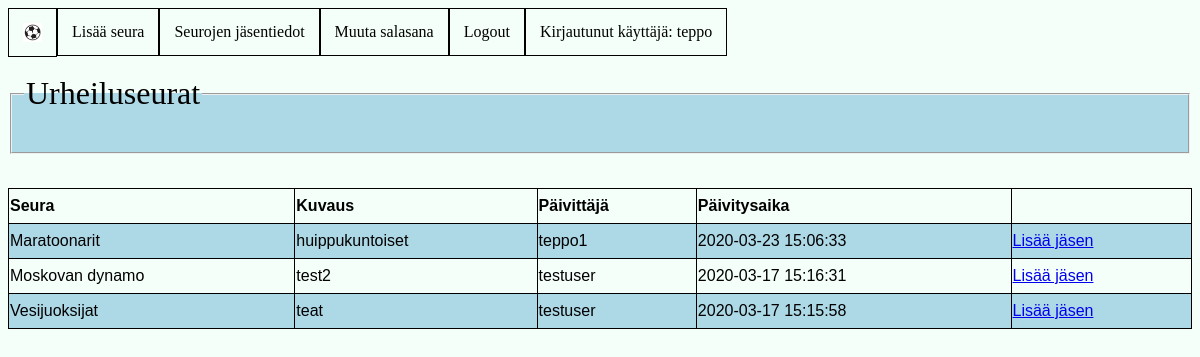
The page /index.php (signed in) on the database its author committed.
### tables this page shows
CREATE TABLE `club` (
  `id` int(11) NOT NULL,
  `name` varchar(50) NOT NULL,
  `description` varchar(100) DEFAULT NULL,
  `updated` timestamp NOT NULL DEFAULT current_timestamp() ON UPDATE current_timestamp(),
  `updatedBy` varchar(50) NOT NULL
);

### checkUser.php (called while the page is built)
<?PHP
function check_valid_user() {
      if (isset($_SESSION['valid_user']))  {
        return "Kirjautunut käyttäjä: ".$_SESSION['valid_user'];
      }
      else {
        $Message = urlencode("Virhe kirjautumisessa. Kokeile hetken kuluttua uudelleen.");
        header("Location: error.php?Message=".$Message);
        exit;
      }
    }
?>

### db_server.php (the view, shortened to what this page needs)
<?php
require('checkUser.php');
$usertxt = check_valid_user();
echo "<div id=\"navbar\">";
    echo "<a href=\"index.php\"><img src=\"\sports\\images\\football.png\" alt=\"Football\" weight=\"19\" height=\"19\"</a>\n";
    echo "<a href=\"createClub.php\">Lisää seura</a>\n";
    echo "<a href=\"members.php\">Seurojen jäsentiedot</a>\n";
    echo "<a href=\"users\change_passwd_form.php\">Muuta salasana</a>\n";
    echo "<a href=\"users\logout.php\">Logout</a>\n";
    echo "<a href=\"#usertxt\">" .  htmlspecialchars($usertxt) . "</a>\n";
echo "</div>";
function callFunctions($mode, $param)
{
    $local = ($_SERVER['REMOTE_ADDR']=='127.0.0.1' || $_SERVER['REMOTE_ADDR']=='::1');
    if (!$local )
    {
        $palvelin   = "127.0.0.1:53181";
        $kayttaja   = "azure";
        $salasana   = "6#vWHD_$";
        $tietokanta = "sports";
    }
    else {
        $palvelin   = "localhost";
        $kayttaja   = "root";
        $salasana   = "";
        $tietokanta = "sports";
     }
    $con = mysqli_connect($palvelin, $kayttaja, $salasana, $tietokanta);
    try {
        switch ($mode)
        {
            case "fetchClubs":
                fetchClubs($con, $param);
                break;
        }
    }
    catch(Exception $e) {
        $Message = urlencode("Virhe tietokantakäsittelyssä. Kokeile hetken kuluttua uudelleen.");
        header("Location: error.php?Message=".$Message);
    }
    finally {
        mysqli_close($con);
    }
}
function fetchClubs( $con, $param)
{
    $sql = "SELECT c.id, c.name, c.description, c.updated, c.updatedBy FROM club c order by c.name";
    $result = mysqli_query($con, $sql);
    if (mysqli_num_rows($result) > 0)
    {
        if ($param == "list") {
            echo "<table id=\"myTableId\" ><tr><th>Seura</th><th>Kuvaus</th><th>Päivittäjä</th><th>Päivitysaika</th><th></th></tr>";
            $ind = 1;
            while($row = mysqli_fetch_assoc($result))
            {
                $name        = $row['name'];
                $description = $row['description'];
                $updatedBy = $row["updatedBy"];
                $updated = $row["updated"];
                echo "<tr onclick=\"setSelectedRow(this)\"><td>$name</td><td>$description</td><td>$updatedBy</td><td>$updated</td>" .
                "<td hidden name=\"ind\">$ind</td><td><a href=\"createMember.php?ind=$ind\">Lisää jäsen</a></td></tr>";
                $ind         = $ind + 1;
            }
            echo "</table>";
        }
    }
    else
    {
        echo "Tietoja ei löydy";
    }
}
?>

### index.php (shortened to what this page needs)
<?php
    require('db_server.php');
?>
<!DOCTYPE html>
<html>
    <head>
        <link rel="stylesheet" href="styles.css">
    </head>
    <body>
       <br>
        <form action="createMember.php" method="post">
            <fieldset>
                <legend>Urheiluseurat</legend>
            </fieldset>
            <br>
           <?php callFunctions("fetchClubs", "list"); ?>
       </form>
    </body>
</html>

### styles.css (style rules this page uses)
html { background-color: mintcream; }
fieldset { background-color: lightblue; padding-top: 20px; padding-bottom: 20px; }
legend { font-size: xx-large; }
table { font-family: arial, sans-serif; border-collapse: collapse; width: 100%; }
th, td { padding: 15px; text-align: left; padding: 8px; padding-left: 1px; }
tr:nth-child(even) { background-color: lightblue; }
table, th, td { border: 1px solid black; border-collapse: collapse; }
#navbar { overflow: hidden; background-color: mintcream; }
#navbar a { float: left; display: block; color: black; text-align: center; padding: 14px; text-decoration: none; border-style: solid; border-width: 1px;border-color: black; }

### rows shown on the page
club: name "Maratoonarit", description "huippukuntoiset", updatedBy "teppo1", updated "2020-03-23 15:06:33"
club: name "Moskovan dynamo", description "test2", updatedBy "testuser", updated "2020-03-17 15:16:31"
club: name "Vesijuoksijat", description "teat", updatedBy "testuser", updated "2020-03-17 15:15:58"

### other values the page prints
$usertxt "Kirjautunut käyttäjä: teppo"
